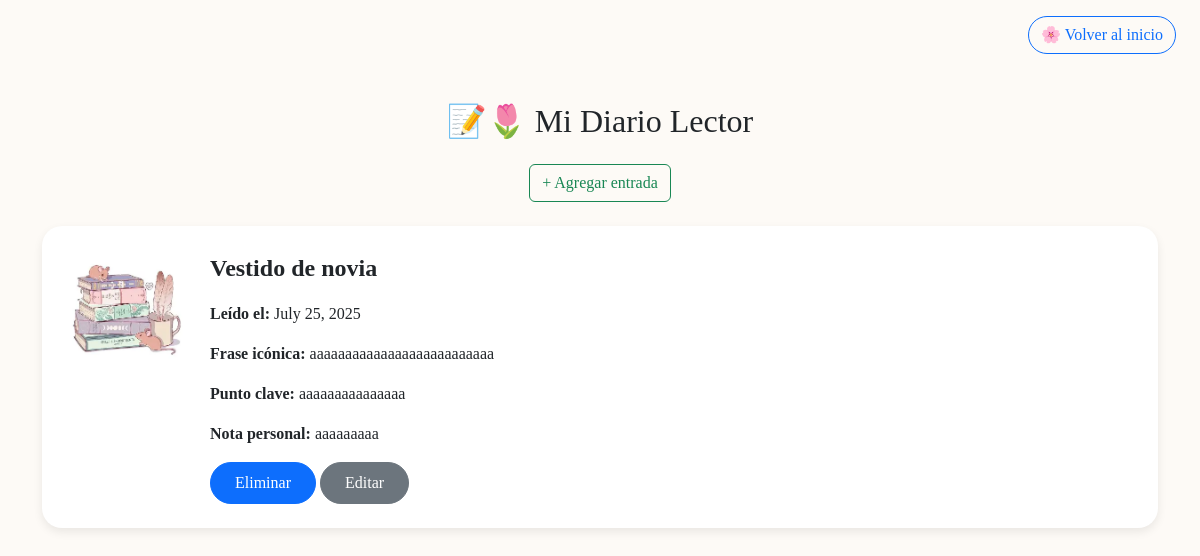
The app's page /diario/ (signed in), older data.
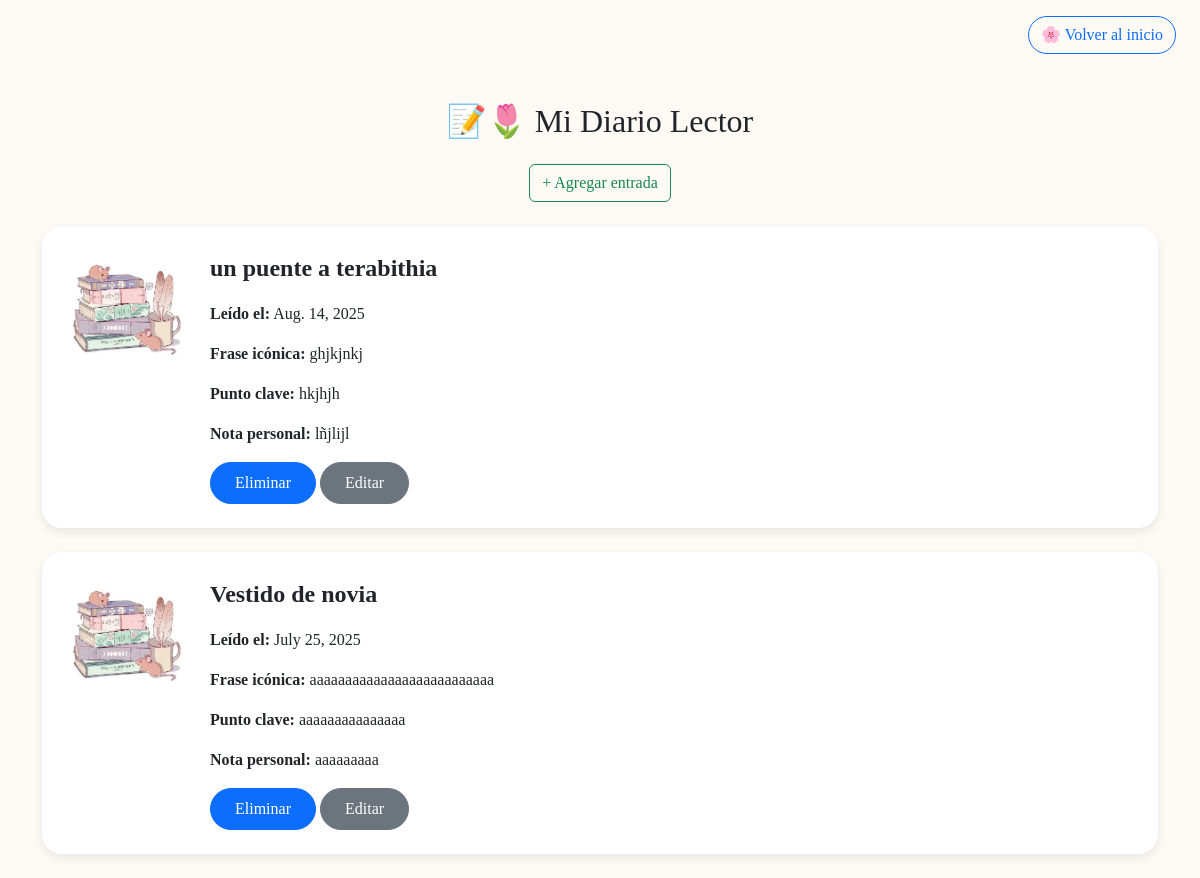
The same page, newer data.
### biblioteca/models.py (models this page shows, shortened)
class DiarioLector(models.Model):
    usuario = models.ForeignKey(User, on_delete=models.CASCADE)
    libro_leido = models.ForeignKey(LibroLeido, on_delete=models.CASCADE)
    fecha = models.DateField(auto_now_add=True)
    puntuacion = models.IntegerField(default=0) #Puntuación del libro de 0 a 5
    frase_iconica = models.TextField(blank=True)
    punto_clave = models.TextField(blank=True)
    nota_personal = models.TextField(blank=True)

class LibroLeido(models.Model):
    usuario = models.ForeignKey(User, on_delete=models.CASCADE)
    titulo = models.CharField(max_length=200, default="Sin título")
    autor = models.CharField(max_length=100, default="Desconocido")
    categoria = models.ManyToManyField(Categoria, blank=True)
    resumen = models.TextField()
    estado = models.CharField(max_length=20, choices=[
        ('pendiente', 'Pendiente'),
        ('iniciado', 'Iniciado'),
        ('en_curso', 'En curso'),
        ('finalizado', 'Finalizado'),
        ('abandonado', 'Abandonado'),
    ])
    fecha_inicio = models.DateField(null=True, blank=True)
    fecha_fin = models.DateField(null=True, blank=True)
    pdf = models.FileField(upload_to='libros/', null=True, blank=True)
    link = models.URLField(blank=True, null=True)

### biblioteca/views.py (the view)
# urls.py: path('diario/', views.diario_lector, name='diario_lector'),
@login_required
def diario_lector(request):
    diarios = DiarioLector.objects.filter(usuario=request.user).order_by('-fecha')
    return render(request, 'biblioteca/diario_lector.html', {'diarios': diarios})

### templates/biblioteca/diario_lector.html (shortened to what this page needs)
{% load static %}
<!DOCTYPE html>
<html lang="es">
<head>
    <link rel="stylesheet" href="https://cdn.jsdelivr.net/npm/bootstrap@5.3.0/dist/css/bootstrap.min.css">
    <link rel="stylesheet" href="{% static 'css/diario.css' %}">
</head>
<body>
<div class="d-flex justify-content-end me-4 mt-3">
  <a href="{% url 'inicio' %}" class="btn btn-outline-primary rounded-pill">🌸 Volver al inicio</a>
</div>
<div class="container">
    <h2 class="text-center mb-4">📝🌷 Mi Diario Lector</h2>
    <div class="text-center mb-4">
        <a href="{% url 'agregar_entrada' %}" class="btn btn-outline-success btn-custom">+ Agregar entrada</a>
    </div>
    {% for entrada in diarios %}
    <div class="book-card d-flex align-items-start">
        <img class="book-img me-4" alt="Libro">
        <div>
            <p class="fw-bold fs-4">{{ entrada.libro_leido.titulo }}</p>
            <p><strong>Leído el:</strong> {{ entrada.libro_leido.fecha_fin }}</p>
            <p><strong>Frase icónica:</strong> {{ entrada.frase_iconica }}</p>
            <p><strong>Punto clave:</strong> {{ entrada.punto_clave }}</p>
            <p><strong>Nota personal:</strong> {{ entrada.nota_personal }}</p>
            <a href="{% url 'eliminar_entrada' entrada.pk %}" class="btn btn-primary rounded-pill px-4 py-2">Eliminar</a>
            <a href="{% url 'editar_entrada' entrada.pk %}" class="btn btn-secondary rounded-pill px-4 py-2">Editar</a>
        </div>
    </div>
    {% empty %}
    <p class="text-center text-muted">No hay entradas aún.</p>
    {% endfor %}
</div>
</body>
</html>

### static/css/diario.css (style rules this page uses)
body { background-color: #fdfaf6; font-family: 'Georgia', serif; }
.container { margin-top: 3rem; }
.book-card { background-color: white; border-radius: 20px; padding: 1.5rem; margin-bottom: 1.5rem; box-shadow: 0 4px 10px rgba(0, 0, 0, 0.08); }
.book-img { max-width: 120px; border-radius: 12px; }

Row changes from the older to the newer data that the page shows:
added DiarioLector: libro_leido.titulo "un puente a terabithia", libro_leido.fecha_fin "Aug. 14, 2025", frase_iconica "ghjkjnkj", punto_clave "hkjhjh", nota_personal "lñjlijl"
